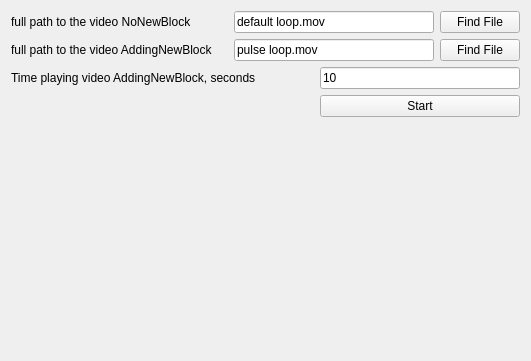
<?xml version="1.0" encoding="UTF-8"?>
<ui version="4.0">
 <class>Dispatcher</class>
 <widget class="QWidget" name="Dispatcher">
  <property name="geometry">
   <rect>
    <x>0</x>
    <y>0</y>
    <width>531</width>
    <height>361</height>
   </rect>
  </property>
  <property name="windowTitle">
   <string>ScreenSaver</string>
  </property>
  <layout class="QVBoxLayout" name="verticalLayout">
   <item>
    <layout class="QHBoxLayout" name="horizontalLayout">
     <item>
      <widget class="QLabel" name="labelVideoNoBlock">
       <property name="text">
        <string>full path to the video NoNewBlock</string>
       </property>
      </widget>
     </item>
     <item>
      <spacer name="horizontalSpacer">
       <property name="orientation">
        <enum>Qt::Horizontal</enum>
       </property>
       <property name="sizeHint" stdset="0">
        <size>
         <width>40</width>
         <height>20</height>
        </size>
       </property>
      </spacer>
     </item>
     <item>
      <widget class="QLineEdit" name="lineEditVideoNoBlock">
       <property name="minimumSize">
        <size>
         <width>200</width>
         <height>0</height>
        </size>
       </property>
       <property name="text">
        <string>default loop.mov</string>
       </property>
      </widget>
     </item>
     <item>
      <widget class="QPushButton" name="pushButtonNoNewBlock">
       <property name="text">
        <string>Find File</string>
       </property>
      </widget>
     </item>
    </layout>
   </item>
   <item>
    <layout class="QHBoxLayout" name="horizontalLayout_2">
     <item>
      <widget class="QLabel" name="labelVideoAddingBlock">
       <property name="text">
        <string>full path to the video AddingNewBlock</string>
       </property>
      </widget>
     </item>
     <item>
      <spacer name="horizontalSpacer_2">
       <property name="orientation">
        <enum>Qt::Horizontal</enum>
       </property>
       <property name="sizeHint" stdset="0">
        <size>
         <width>40</width>
         <height>20</height>
        </size>
       </property>
      </spacer>
     </item>
     <item>
      <widget class="QLineEdit" name="lineEditVideoAddingBlock">
       <property name="minimumSize">
        <size>
         <width>200</width>
         <height>0</height>
        </size>
       </property>
       <property name="text">
        <string>pulse loop.mov</string>
       </property>
      </widget>
     </item>
     <item>
      <widget class="QPushButton" name="pushButtonAddingNewBlock">
       <property name="text">
        <string>Find File</string>
       </property>
      </widget>
     </item>
    </layout>
   </item>
   <item>
    <layout class="QHBoxLayout" name="horizontalLayout_4">
     <item>
      <widget class="QLabel" name="labelTimeAdding">
       <property name="text">
        <string>Time playing video AddingNewBlock, seconds</string>
       </property>
      </widget>
     </item>
     <item>
      <spacer name="horizontalSpacer_4">
       <property name="orientation">
        <enum>Qt::Horizontal</enum>
       </property>
       <property name="sizeHint" stdset="0">
        <size>
         <width>40</width>
         <height>20</height>
        </size>
       </property>
      </spacer>
     </item>
     <item>
      <widget class="QLineEdit" name="lineEditTimeAdding">
       <property name="sizePolicy">
        <sizepolicy hsizetype="Minimum" vsizetype="Fixed">
         <horstretch>0</horstretch>
         <verstretch>0</verstretch>
        </sizepolicy>
       </property>
       <property name="minimumSize">
        <size>
         <width>200</width>
         <height>0</height>
        </size>
       </property>
       <property name="text">
        <string>10</string>
       </property>
      </widget>
     </item>
    </layout>
   </item>
   <item>
    <layout class="QHBoxLayout" name="horizontalLayout_3">
     <item>
      <spacer name="horizontalSpacer_3">
       <property name="orientation">
        <enum>Qt::Horizontal</enum>
       </property>
       <property name="sizeHint" stdset="0">
        <size>
         <width>40</width>
         <height>20</height>
        </size>
       </property>
      </spacer>
     </item>
     <item>
      <widget class="QPushButton" name="pushButtonStart">
       <property name="minimumSize">
        <size>
         <width>200</width>
         <height>0</height>
        </size>
       </property>
       <property name="text">
        <string>Start</string>
       </property>
      </widget>
     </item>
    </layout>
   </item>
   <item>
    <spacer name="verticalSpacer">
     <property name="orientation">
      <enum>Qt::Vertical</enum>
     </property>
     <property name="sizeHint" stdset="0">
      <size>
       <width>20</width>
       <height>51</height>
      </size>
     </property>
    </spacer>
   </item>
  </layout>
 </widget>
 <resources/>
 <connections/>
</ui>
